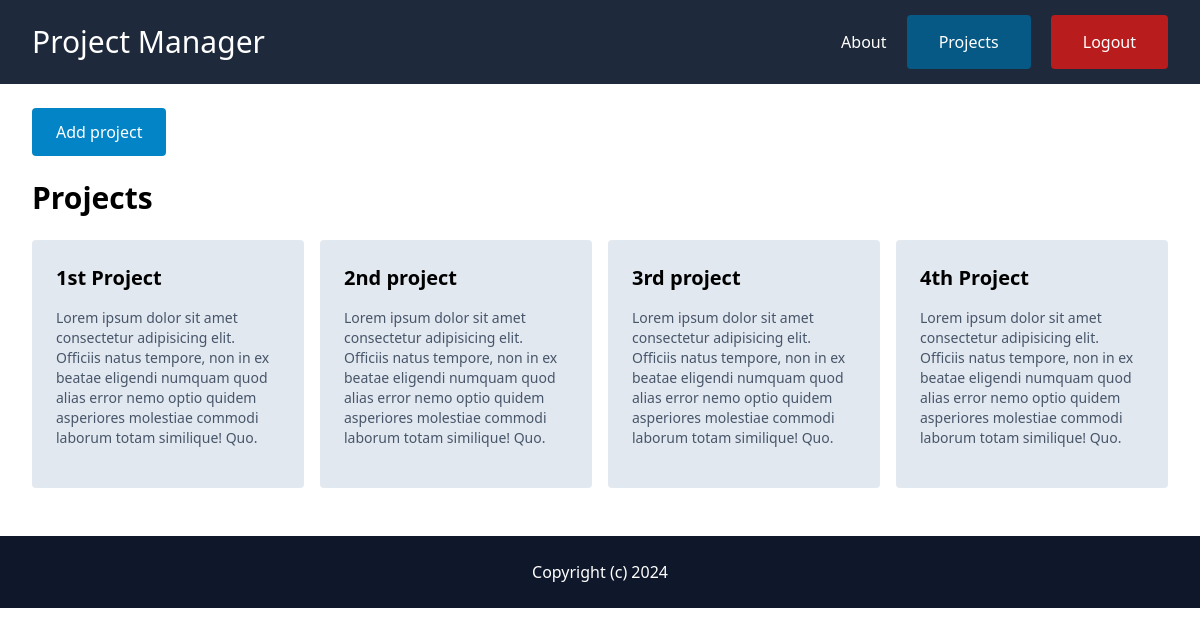
Screenshot of /projects/ (signed in) with the database file from the repository.
### project/models.py (models this page shows, shortened)
class Project(models.Model):
     id = models.UUIDField(primary_key=True, default=uuid.uuid4, editable=False)
     name = models.CharField(max_length=255)
     description = models.TextField(blank=True, null=True)
     created_by = models.ForeignKey(User, related_name='projects', on_delete=models.CASCADE)
     manager = models.ForeignKey(User, on_delete=models.SET_NULL, null=True, blank=True, related_name='managed_projects')

### project/views.py (the view)
# urls.py: path('', views.projects, name='projects'),
@login_required
def projects(request):
    projects = Project.objects.filter(created_by = request.user)
    return render(request, 'project/projects.html', {
        'projects': projects
    })

### project/templates/project/projects.html
{% extends 'core/base.html' %}
{% block content %}
    <div class="py-6 px-8">
        <a href="{% url 'project:add' %}" class="py-3 px-6 bg-sky-600 text-white inline-block rounded">Add project</a>
        <h1 class="my-6 text-3xl font-semibold">Projects</h1>
        <div class="mt-6 grid grid-cols-4 gap-4 ">
            {% for project in projects %}
                <div class="py-6 px-6 bg-slate-200 rounded space">
                    <a href="{% url 'project:project' project.id %}">
                        <h2 class="mb-4 text-xl font-semibold">{{project.name}}</h2>
                        <p class="text-sm text-slate-600 mb-4">{{project.description}}</p>
                    </a>
                </div>
            {% endfor %}
    </div>
{% endblock %}

### core/templates/core/base.html (shortened to what this page needs)
<!doctype html>
<html>
    <head>
        <script src="https://cdn.tailwindcss.com"></script>
    </head>
    <body>
        <nav class="py-6 px-8 bg-slate-800 flex items-center justify-between">
            <h1 class="text-white text-3xl" ><a href="{% url 'core:index' %}">Project Manager</a></h1>
            <div class="space-x-4">
                <a href="{% url 'core:about' %}" class="text-white">About</a>
                {% if request.user.is_authenticated %}
                <a href="{% url 'project:projects' %}" class="text-white py-4 px-8 bg-sky-800 hover:bg-slate-500 rounded">Projects</a>
                <a href="{% url 'account:logout' %}" class="text-white py-4 px-8 bg-red-700 hover:bg-red-800 rounded">Logout</a>
                {% else %}
                <a href="{% url 'account:login' %}" class="text-white py-4 px-8 bg-slate-600 hover:bg-slate-700 rounded">Login</a>
                <a href="{% url 'account:signup' %}" class="text-white py-4 px-8 bg-sky-600 hover:bg-sky-700 rounded">Sign up</a>
                {% endif %}
            </div>
        </nav>
        <main>
            {% block content %}
            {% endblock %}
        </main>
        <footer class="py-6 mt-6 px-8 bg-slate-900 text-center sticky bottom-0">
            <p class="text-white">Copyright (c) 2024</p>
        </footer>
    </body>
</html>

### rows the page displays
Project: name "1st Project", description "Lorem ipsum dolor sit amet consectetur adipisicing elit. Officiis natus tempore, non in ex beatae eligendi numquam quod alias error nemo optio quidem asperiores molestiae commodi laborum totam similique! Quo."
Project: name "2nd project", description "Lorem ipsum dolor sit amet consectetur adipisicing elit. Officiis natus tempore, non in ex beatae eligendi numquam quod alias error nemo optio quidem asperiores molestiae commodi laborum totam similique! Quo."
Project: name "3rd project", description "Lorem ipsum dolor sit amet consectetur adipisicing elit. Officiis natus tempore, non in ex beatae eligendi numquam quod alias error nemo optio quidem asperiores molestiae commodi laborum totam similique! Quo."
Project: name "4th Project", description "Lorem ipsum dolor sit amet consectetur adipisicing elit. Officiis natus tempore, non in ex beatae eligendi numquam quod alias error nemo optio quidem asperiores molestiae commodi laborum totam similique! Quo."
